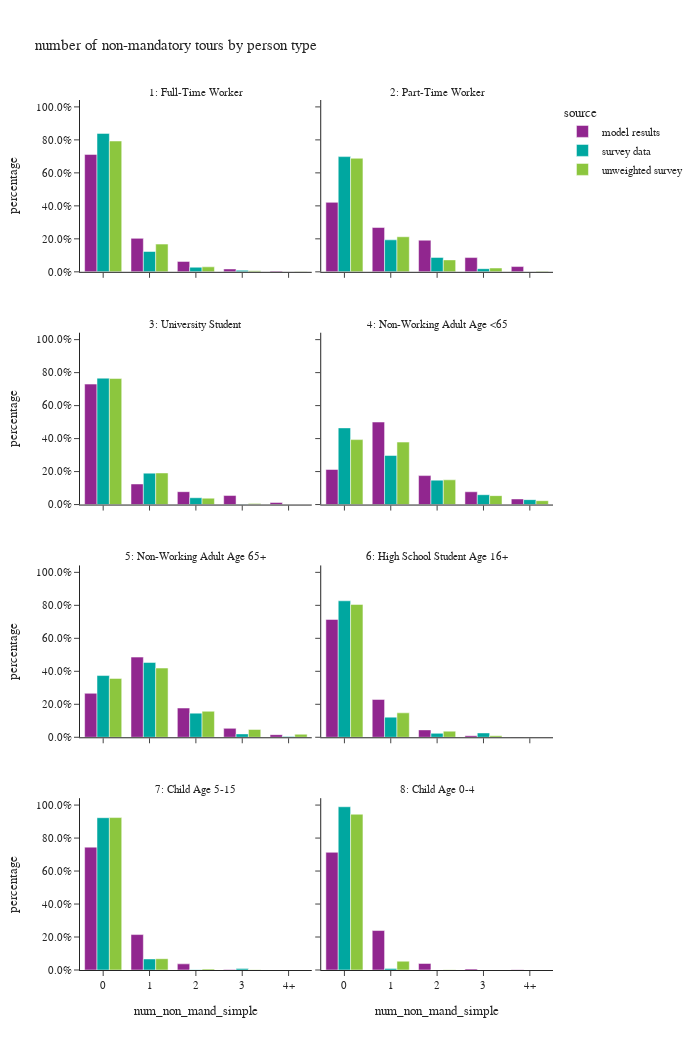

Source (notebook cell):
### Markdown cell above
- number of non-mandatory tours

### Code cell
# number of mandatory tours
df_plot = per_data.groupby(['source','ptype_label','num_non_mand_simple'])['hh_weight'].sum().reset_index()

df_plot['percentage'] = df_plot.groupby(['source','ptype_label'], group_keys=False)['hh_weight']. \
    apply(lambda x: x / float(x.sum()))

fig = px.bar(df_plot, x="num_non_mand_simple", y="percentage", color="source",barmode="group",
             facet_col="ptype_label",facet_col_wrap=2,
             title="number of non-mandatory tours by person type")
fig.for_each_annotation(lambda a: a.update(text=a.text.split("=")[-1]))
fig.update_layout(height=1050, width=700)
fig.update_yaxes(tickformat=".1%")
fig.show()

### Figure 1 — Plotly figure (JSON) as saved in the notebook; plotly's stock layout.template omitted (floating-point values rounded to 4 significant figures)
{"data": [{"alignmentgroup": "True", "hovertemplate": "source=model results<br>ptype_label=1: Full-Time Worker<br>num_non_mand_simple=%{x}<br>percentage=%{y}<extra></extra>", "legendgroup": "model results", "marker": {"color": "#91268F", "pattern": {"shape": ""}}, "name": "model results", "offsetgroup": "model results", "orientation": "v", "showlegend": true, "textposition": "auto", "type": "bar", "x": ["0", "1", "2", "3", "4+"], "xaxis": "x7", "y": [0.712, 0.2028, 0.0633, 0.01747, 0.004387], "yaxis": "y7"}, {"alignmentgroup": "True", "hovertemplate": "source=model results<br>ptype_label=2: Part-Time Worker<br>num_non_mand_simple=%{x}<br>percentage=%{y}<extra></extra>", "legendgroup": "model results", "marker": {"color": "#91268F", "pattern": {"shape": ""}}, "name": "model results", "offsetgroup": "model results", "orientation": "v", "showlegend": false, "textposition": "auto", "type": "bar", "x": ["0", "1", "2", "3", "4+"], "xaxis": "x8", "y": [0.4212, 0.2686, 0.1918, 0.08644, 0.03196], "yaxis": "y8"}, {"alignmentgroup": "True", "hovertemplate": "source=model results<br>ptype_label=3: University Student<br>num_non_mand_simple=%{x}<br>percentage=%{y}<extra></extra>", "legendgroup": "model results", "marker": {"color": "#91268F", "pattern": {"shape": ""}}, "name": "model results", "offsetgroup": "model results", "orientation": "v", "showlegend": false, "textposition": "auto", "type": "bar", "x": ["0", "1", "2", "3", "4+"], "xaxis": "x5", "y": [0.7304, 0.1248, 0.07808, 0.05465, 0.01214], "yaxis": "y5"}, {"alignmentgroup": "True", "hovertemplate": "source=model results<br>ptype_label=4: Non-Working Adult Age <65<br>num_non_mand_simple=%{x}<br>percentage=%{y}<extra></extra>", "legendgroup": "model results", "marker": {"color": "#91268F", "pattern": {"shape": ""}}, "name": "model results", "offsetgroup": "model results", "orientation": "v", "showlegend": false, "textposition": "auto", "type": "bar", "x": ["0", "1", "2", "3", "4+"], "xaxis": "x6", "y": [0.2128, 0.5003, 0.1755, 0.07747, 0.03398], "yaxis": "y6"}, {"alignmentgroup": "True", "hovertemplate": "source=model results<br>ptype_label=5: Non-Working Adult Age 65+<br>num_non_mand_simple=%{x}<br>percentage=%{y}<extra></extra>", "legendgroup": "model results", "marker": {"color": "#91268F", "pattern": {"shape": ""}}, "name": "model results", "offsetgroup": "model results", "orientation": "v", "showlegend": false, "textposition": "auto", "type": "bar", "x": ["0", "1", "2", "3", "4+"], "xaxis": "x3", "y": [0.2666, 0.4861, 0.1773, 0.05405, 0.01601], "yaxis": "y3"}, {"alignmentgroup": "True", "hovertemplate": "source=model results<br>ptype_label=6: High School Student Age 16+<br>num_non_mand_simple=%{x}<br>percentage=%{y}<extra></extra>", "legendgroup": "model results", "marker": {"color": "#91268F", "pattern": {"shape": ""}}, "name": "model results", "offsetgroup": "model results", "orientation": "v", "showlegend": false, "textposition": "auto", "type": "bar", "x": ["0", "1", "2", "3", "4+"], "xaxis": "x4", "y": [0.7146, 0.2294, 0.04485, 0.009646, 0.001506], "yaxis": "y4"}, {"alignmentgroup": "True", "hovertemplate": "source=model results<br>ptype_label=7: Child Age 5-15<br>num_non_mand_simple=%{x}<br>percentage=%{y}<extra></extra>", "legendgroup": "model results", "marker": {"color": "#91268F", "pattern": {"shape": ""}}, "name": "model results", "offsetgroup": "model results", "orientation": "v", "showlegend": false, "textposition": "auto", "type": "bar", "x": ["0", "1", "2", "3", "4+"], "xaxis": "x", "y": [0.745, 0.2149, 0.03719, 0.002649, 0.0002967], "yaxis": "y"}, {"alignmentgroup": "True", "hovertemplate": "source=model results<br>ptype_label=8: Child Age 0-4<br>num_non_mand_simple=%{x}<br>percentage=%{y}<extra></extra>", "legendgroup": "model results", "marker": {"color": "#91268F", "pattern": {"shape": ""}}, "name": "model results", "offsetgroup": "model results", "orientation": "v", "showlegend": false, "textposition": "auto", "type": "bar", "x": ["0", "1", "2", "3", "4+"], "xaxis": "x2", "y": [0.7136, 0.2392, 0.03957, 0.006813, 0.0008077], "yaxis": "y2"}, {"alignmentgroup": "True", "hovertemplate": "source=survey data<br>ptype_label=1: Full-Time Worker<br>num_non_mand_simple=%{x}<br>percentage=%{y}<extra></extra>", "legendgroup": "survey data", "marker": {"color": "#00A7A0", "pattern": {"shape": ""}}, "name": "survey data", "offsetgroup": "survey data", "orientation": "v", "showlegend": true, "textposition": "auto", "type": "bar", "x": ["0", "1", "2", "3", "4+"], "xaxis": "x7", "y": [0.8395, 0.1232, 0.02785, 0.009455, 6.869e-05], "yaxis": "y7"}, {"alignmentgroup": "True", "hovertemplate": "source=survey data<br>ptype_label=2: Part-Time Worker<br>num_non_mand_simple=%{x}<br>percentage=%{y}<extra></extra>", "legendgroup": "survey data", "marker": {"color": "#00A7A0", "pattern": {"shape": ""}}, "name": "survey data", "offsetgroup": "survey data", "orientation": "v", "showlegend": false, "textposition": "auto", "type": "bar", "x": ["0", "1", "2", "3", "4+"], "xaxis": "x8", "y": [0.6985, 0.1939, 0.08733, 0.01915, 0.001045], "yaxis": "y8"}, {"alignmentgroup": "True", "hovertemplate": "source=survey data<br>ptype_label=3: University Student<br>num_non_mand_simple=%{x}<br>percentage=%{y}<extra></extra>", "legendgroup": "survey data", "marker": {"color": "#00A7A0", "pattern": {"shape": ""}}, "name": "survey data", "offsetgroup": "survey data", "orientation": "v", "showlegend": false, "textposition": "auto", "type": "bar", "x": ["0", "1", "2", "3"], "xaxis": "x5", "y": [0.7664, 0.1905, 0.04133, 0.001757], "yaxis": "y5"}, {"alignmentgroup": "True", "hovertemplate": "source=survey data<br>ptype_label=4: Non-Working Adult Age <65<br>num_non_mand_simple=%{x}<br>percentage=%{y}<extra></extra>", "legendgroup": "survey data", "marker": {"color": "#00A7A0", "pattern": {"shape": ""}}, "name": "survey data", "offsetgroup": "survey data", "orientation": "v", "showlegend": false, "textposition": "auto", "type": "bar", "x": ["0", "1", "2", "3", "4+"], "xaxis": "x6", "y": [0.4649, 0.2976, 0.1481, 0.05966, 0.02977], "yaxis": "y6"}, {"alignmentgroup": "True", "hovertemplate": "source=survey data<br>ptype_label=5: Non-Working Adult Age 65+<br>num_non_mand_simple=%{x}<br>percentage=%{y}<extra></extra>", "legendgroup": "survey data", "marker": {"color": "#00A7A0", "pattern": {"shape": ""}}, "name": "survey data", "offsetgroup": "survey data", "orientation": "v", "showlegend": false, "textposition": "auto", "type": "bar", "x": ["0", "1", "2", "3", "4+"], "xaxis": "x3", "y": [0.3743, 0.4538, 0.1463, 0.0205, 0.005052], "yaxis": "y3"}, {"alignmentgroup": "True", "hovertemplate": "source=survey data<br>ptype_label=6: High School Student Age 16+<br>num_non_mand_simple=%{x}<br>percentage=%{y}<extra></extra>", "legendgroup": "survey data", "marker": {"color": "#00A7A0", "pattern": {"shape": ""}}, "name": "survey data", "offsetgroup": "survey data", "orientation": "v", "showlegend": false, "textposition": "auto", "type": "bar", "x": ["0", "1", "2", "3"], "xaxis": "x4", "y": [0.8276, 0.1221, 0.02398, 0.02631], "yaxis": "y4"}, {"alignmentgroup": "True", "hovertemplate": "source=survey data<br>ptype_label=7: Child Age 5-15<br>num_non_mand_simple=%{x}<br>percentage=%{y}<extra></extra>", "legendgroup": "survey data", "marker": {"color": "#00A7A0", "pattern": {"shape": ""}}, "name": "survey data", "offsetgroup": "survey data", "orientation": "v", "showlegend": false, "textposition": "auto", "type": "bar", "x": ["0", "1", "2", "3"], "xaxis": "x", "y": [0.9234, 0.06691, 0.001296, 0.008442], "yaxis": "y"}, {"alignmentgroup": "True", "hovertemplate": "source=survey data<br>ptype_label=8: Child Age 0-4<br>num_non_mand_simple=%{x}<br>percentage=%{y}<extra></extra>", "legendgroup": "survey data", "marker": {"color": "#00A7A0", "pattern": {"shape": ""}}, "name": "survey data", "offsetgroup": "survey data", "orientation": "v", "showlegend": false, "textposition": "auto", "type": "bar", "x": ["0", "1", "2"], "xaxis": "x2", "y": [0.9898, 0.009496, 0.0007364], "yaxis": "y2"}, {"alignmentgroup": "True", "hovertemplate": "source=unweighted survey<br>ptype_label=1: Full-Time Worker<br>num_non_mand_simple=%{x}<br>percentage=%{y}<extra></extra>", "legendgroup": "unweighted survey", "marker": {"color": "#8CC63E", "pattern": {"shape": ""}}, "name": "unweighted survey", "offsetgroup": "unweighted survey", "orientation": "v", "showlegend": true, "textposition": "auto", "type": "bar", "x": ["0", "1", "2", "3", "4+"], "xaxis": "x7", "y": [0.7932, 0.1681, 0.03021, 0.006894, 0.001622], "yaxis": "y7"}, {"alignmentgroup": "True", "hovertemplate": "source=unweighted survey<br>ptype_label=2: Part-Time Worker<br>num_non_mand_simple=%{x}<br>percentage=%{y}<extra></extra>", "legendgroup": "unweighted survey", "marker": {"color": "#8CC63E", "pattern": {"shape": ""}}, "name": "unweighted survey", "offsetgroup": "unweighted survey", "orientation": "v", "showlegend": false, "textposition": "auto", "type": "bar", "x": ["0", "1", "2", "3", "4+"], "xaxis": "x8", "y": [0.6885, 0.2126, 0.07241, 0.02299, 0.003448], "yaxis": "y8"}, {"alignmentgroup": "True", "hovertemplate": "source=unweighted survey<br>ptype_label=3: University Student<br>num_non_mand_simple=%{x}<br>percentage=%{y}<extra></extra>", "legendgroup": "unweighted survey", "marker": {"color": "#8CC63E", "pattern": {"shape": ""}}, "name": "unweighted survey", "offsetgroup": "unweighted survey", "orientation": "v", "showlegend": false, "textposition": "auto", "type": "bar", "x": ["0", "1", "2", "3"], "xaxis": "x5", "y": [0.764, 0.1915, 0.03868, 0.005803], "yaxis": "y5"}, {"alignmentgroup": "True", "hovertemplate": "source=unweighted survey<br>ptype_label=4: Non-Working Adult Age <65<br>num_non_mand_simple=%{x}<br>percentage=%{y}<extra></extra>", "legendgroup": "unweighted survey", "marker": {"color": "#8CC63E", "pattern": {"shape": ""}}, "name": "unweighted survey", "offsetgroup": "unweighted survey", "orientation": "v", "showlegend": false, "textposition": "auto", "type": "bar", "x": ["0", "1", "2", "3", "4+"], "xaxis": "x6", "y": [0.3937, 0.3787, 0.1499, 0.05411, 0.02347], "yaxis": "y6"}, {"alignmentgroup": "True", "hovertemplate": "source=unweighted survey<br>ptype_label=5: Non-Working Adult Age 65+<br>num_non_mand_simple=%{x}<br>percentage=%{y}<extra></extra>", "legendgroup": "unweighted survey", "marker": {"color": "#8CC63E", "pattern": {"shape": ""}}, "name": "unweighted survey", "offsetgroup": "unweighted survey", "orientation": "v", "showlegend": false, "textposition": "auto", "type": "bar", "x": ["0", "1", "2", "3", "4+"], "xaxis": "x3", "y": [0.3569, 0.4197, 0.1576, 0.04739, 0.01838], "yaxis": "y3"}, {"alignmentgroup": "True", "hovertemplate": "source=unweighted survey<br>ptype_label=6: High School Student Age 16+<br>num_non_mand_simple=%{x}<br>percentage=%{y}<extra></extra>", "legendgroup": "unweighted survey", "marker": {"color": "#8CC63E", "pattern": {"shape": ""}}, "name": "unweighted survey", "offsetgroup": "unweighted survey", "orientation": "v", "showlegend": false, "textposition": "auto", "type": "bar", "x": ["0", "1", "2", "3"], "xaxis": "x4", "y": [0.8056, 0.1481, 0.03704, 0.009259], "yaxis": "y4"}, {"alignmentgroup": "True", "hovertemplate": "source=unweighted survey<br>ptype_label=7: Child Age 5-15<br>num_non_mand_simple=%{x}<br>percentage=%{y}<extra></extra>", "legendgroup": "unweighted survey", "marker": {"color": "#8CC63E", "pattern": {"shape": ""}}, "name": "unweighted survey", "offsetgroup": "unweighted survey", "orientation": "v", "showlegend": false, "textposition": "auto", "type": "bar", "x": ["0", "1", "2", "3"], "xaxis": "x", "y": [0.9243, 0.06841, 0.005822, 0.001456], "yaxis": "y"}, {"alignmentgroup": "True", "hovertemplate": "source=unweighted survey<br>ptype_label=8: Child Age 0-4<br>num_non_mand_simple=%{x}<br>percentage=%{y}<extra></extra>", "legendgroup": "unweighted survey", "marker": {"color": "#8CC63E", "pattern": {"shape": ""}}, "name": "unweighted survey", "offsetgroup": "unweighted survey", "orientation": "v", "showlegend": false, "textposition": "auto", "type": "bar", "x": ["0", "1", "2"], "xaxis": "x2", "y": [0.9446, 0.05339, 0.002053], "yaxis": "y2"}], "layout": {"annotations": [{"font": {}, "showarrow": false, "text": "7: Child Age 5-15", "x": 0.245, "xanchor": "center", "xref": "paper", "y": 0.1975, "yanchor": "bottom", "yref": "paper"}, {"font": {}, "showarrow": false, "text": "8: Child Age 0-4", "x": 0.755, "xanchor": "center", "xref": "paper", "y": 0.1975, "yanchor": "bottom", "yref": "paper"}, {"font": {}, "showarrow": false, "text": "5: Non-Working Adult Age 65+", "x": 0.245, "xanchor": "center", "xref": "paper", "y": 0.465, "yanchor": "bottom", "yref": "paper"}, {"font": {}, "showarrow": false, "text": "6: High School Student Age 16+", "x": 0.755, "xanchor": "center", "xref": "paper", "y": 0.465, "yanchor": "bottom", "yref": "paper"}, {"font": {}, "showarrow": false, "text": "3: University Student", "x": 0.245, "xanchor": "center", "xref": "paper", "y": 0.7325, "yanchor": "bottom", "yref": "paper"}, {"font": {}, "showarrow": false, "text": "4: Non-Working Adult Age <65", "x": 0.755, "xanchor": "center", "xref": "paper", "y": 0.7325, "yanchor": "bottom", "yref": "paper"}, {"font": {}, "showarrow": false, "text": "1: Full-Time Worker", "x": 0.245, "xanchor": "center", "xref": "paper", "y": 1.0, "yanchor": "bottom", "yref": "paper"}, {"font": {}, "showarrow": false, "text": "2: Part-Time Worker", "x": 0.755, "xanchor": "center", "xref": "paper", "y": 1.0, "yanchor": "bottom", "yref": "paper"}], "barmode": "group", "height": 1050, "legend": {"title": {"text": "source"}, "tracegroupgap": 0}, "title": {"text": "number of non-mandatory tours by person type"}, "width": 700, "xaxis": {"anchor": "y", "domain": [0.0, 0.49], "title": {"text": "num_non_mand_simple"}}, "xaxis2": {"anchor": "y2", "domain": [0.51, 1.0], "matches": "x", "title": {"text": "num_non_mand_simple"}}, "xaxis3": {"anchor": "y3", "domain": [0.0, 0.49], "matches": "x", "showticklabels": false}, "xaxis4": {"anchor": "y4", "domain": [0.51, 1.0], "matches": "x", "showticklabels": false}, "xaxis5": {"anchor": "y5", "domain": [0.0, 0.49], "matches": "x", "showticklabels": false}, "xaxis6": {"anchor": "y6", "domain": [0.51, 1.0], "matches": "x", "showticklabels": false}, "xaxis7": {"anchor": "y7", "domain": [0.0, 0.49], "matches": "x", "showticklabels": false}, "xaxis8": {"anchor": "y8", "domain": [0.51, 1.0], "matches": "x", "showticklabels": false}, "yaxis": {"anchor": "x", "domain": [0.0, 0.1975], "tickformat": ".1%", "title": {"text": "percentage"}}, "yaxis2": {"anchor": "x2", "domain": [0.0, 0.1975], "matches": "y", "showticklabels": false, "tickformat": ".1%"}, "yaxis3": {"anchor": "x3", "domain": [0.2675, 0.465], "matches": "y", "tickformat": ".1%", "title": {"text": "percentage"}}, "yaxis4": {"anchor": "x4", "domain": [0.2675, 0.465], "matches": "y", "showticklabels": false, "tickformat": ".1%"}, "yaxis5": {"anchor": "x5", "domain": [0.535, 0.7325], "matches": "y", "tickformat": ".1%", "title": {"text": "percentage"}}, "yaxis6": {"anchor": "x6", "domain": [0.535, 0.7325], "matches": "y", "showticklabels": false, "tickformat": ".1%"}, "yaxis7": {"anchor": "x7", "domain": [0.8025, 1.0], "matches": "y", "tickformat": ".1%", "title": {"text": "percentage"}}, "yaxis8": {"anchor": "x8", "domain": [0.8025, 1.0], "matches": "y", "showticklabels": false, "tickformat": ".1%"}}}
